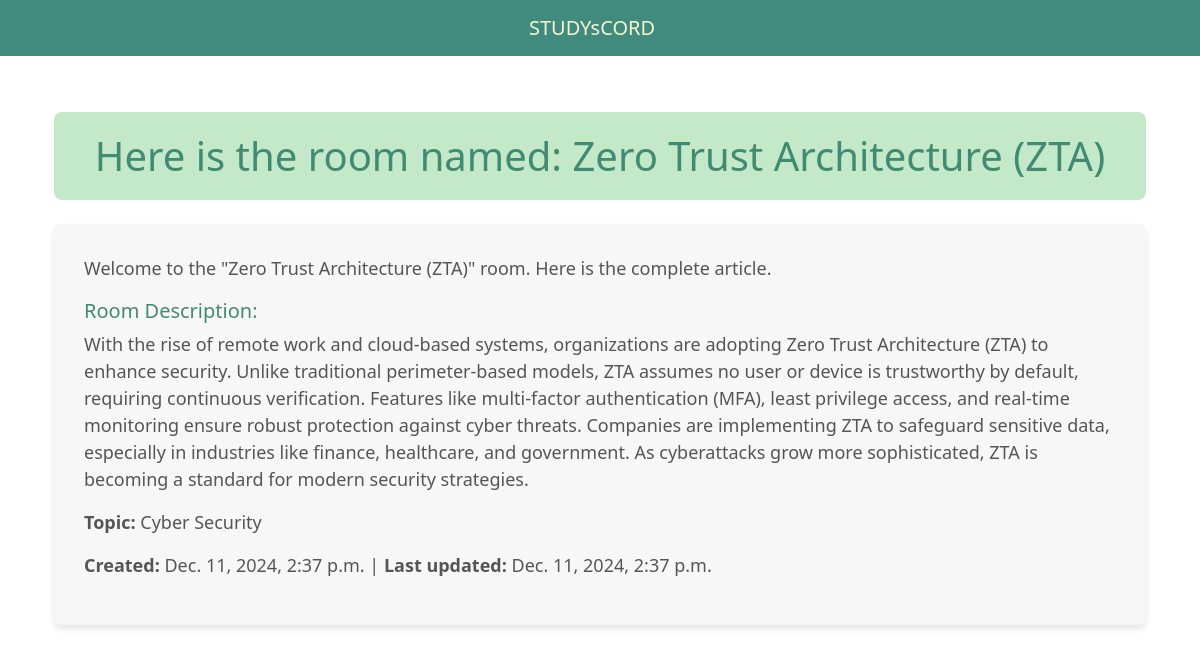
/room/9/, run on the app's committed database.
### base/models.py (models this page shows, shortened)
class Room(models.Model):
    host=models.ForeignKey(User,on_delete=models.SET_NULL,null=True)
    topic=models.ForeignKey(Topic,on_delete=models.SET_NULL,null=True)
    name = models.CharField(max_length=200)
    description = models.TextField(null=True, blank = True)
    updated = models.DateTimeField(auto_now=True)
    created = models.DateTimeField(auto_now_add=True)
    class Meta:
        ordering=['-updated','-created']

class Topic(models.Model):
    name = models.CharField(max_length=200)

### base/views.py (the view)
# urls.py: path('room/<str:pk>/',views.room,name='room'),
def room(request,pk):
    room=Room.objects.get(id=pk)
    context={'room':room}
    return render(request,'base/room.html',context)

### base/templates/base/room.html
{% extends 'main.html' %}
{% block content %}
    <div class="container mt-5">
        <h1 class="text-center" style="color: #418b73; background-color: #c3e9c8; padding: 20px; border-radius: 8px;">
            Here is the room named: {{ room.name }}
        </h1>
        <div class="mt-4" style="background-color: #f7f7f7; padding: 30px; border-radius: 8px; box-shadow: 0 4px 6px rgba(0,0,0,0.1);">
            <p style="font-size: 18px; line-height: 1.6; color: #555;">
                Welcome to the "{{ room.name }}" room. Here is the complete article.
            </p>
            <h5 style="font-size: 20px; color: #418b73;">Room Description:</h5>
            <p style="font-size: 18px; color: #555;">
                {{ room.description }}
            </p>
            <p style="font-size: 18px; color: #555;">
                <strong>Topic:</strong> {{ room.topic.name }}
            </p>
            <p style="font-size: 18px; color: #555;">
                <strong>Created:</strong> {{ room.created }} | <strong>Last updated:</strong> {{ room.updated }}
            </p>
        </div>
    </div>
{% endblock content %}

### templates/main.html (style rules this page uses)
body { padding-top: 4rem; }

### data on the page
Room: name "Zero Trust Architecture (ZTA)", description "With the rise of remote work and cloud-based systems, organizations are adopting Zero Trust Architecture (ZTA) to enhance security. Unlike traditional perimeter-based models, ZTA assumes no user or device is trustworthy by default, requiring continuous verification. Features like multi-factor authentication (MFA), least privilege access, and real-time monitoring ensure robust protection against cyber threats. Companies are implementing ZTA to safeguard sensitive data, especially in industries like finance, healthcare, and government. As cyberattacks grow more sophisticated, ZTA is becoming a standard for modern security strategies.", topic.name "Cyber Security", created "Dec. 11, 2024, 2:37 p.m.", updated "Dec. 11, 2024, 2:37 p.m."
